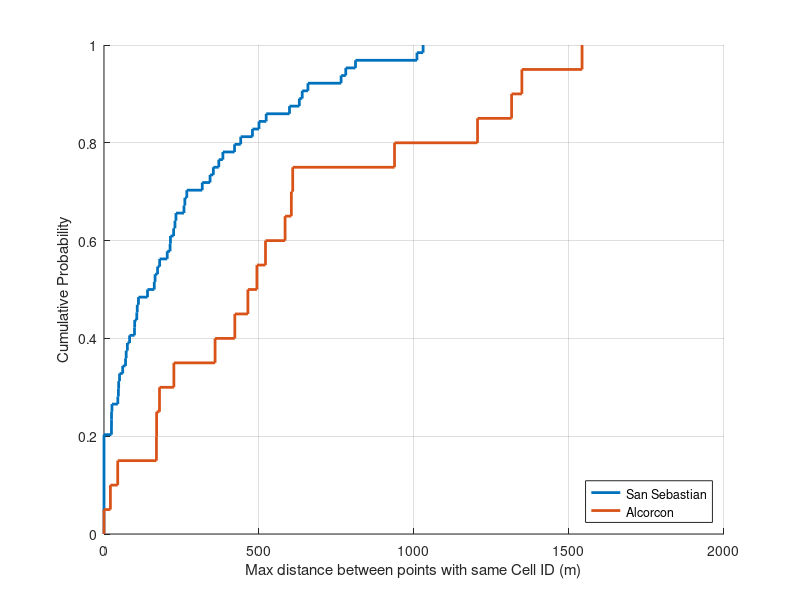

MATLAB code to generate this figure: (Note: this script raises an error after producing the figure.)
clear; close all;

%% ECDF
load('results_lte_analysis');
[F1,X1] = ecdf(sorted_cell1);
[F2,X2] = ecdf(sorted_cell2);

figure(); grid on; hold on; stairs(X1,F1,'LineWidth',2); stairs(X2,F2,'LineWidth',2);
xlabel('Max distance between points with same Cell ID (m)'); ylabel('Cumulative Probability'); legend('San Sebastian', 'Alcorcon','Location','SouthEast');

%% Plot GSM different values
% load('jitter');
add_jitter = 0;
jitter = 0;

load('results/939806_2000000_original_dphase');
gsm_orig = abs(doa_meters_2) + 150 + add_jitter * jitter;
gsm_mean = abs(doa_meters) + 150 + add_jitter * jitter;
load('results/939806_2000000_fo_correction_no_interp_dphase');
gsm_noin = abs(doa_meters_2) + 150 + add_jitter * jitter;
load('results/939806_2000000_fo_correction_10_interp_dphase');
gsm_10in = abs(doa_meters_2) + 15 + add_jitter * jitter;

figure(); grid on; hold on;
boxplot([gsm_orig, gsm_mean, gsm_noin, gsm_10in], 'labels', {'Original', 'RS Mean', 'FOC', 'FOC + Upsampling x10'});
ylabel('TDOA (m)');

%% Plot DVB-T different values
load('results/562806_2000000_original_dphase');
dvb_orig = abs(doa_meters_2) + 150 + add_jitter * jitter;
dvb_mean = abs(doa_meters) + 150 + add_jitter * jitter;
load('results/562806_2000000_fo_correction_no_interp_dphase');
dvb_noin = abs(doa_meters_2) + 150 + add_jitter * jitter;
load('results/562806_2000000_fo_correction_10_interp_dphase');
dvb_10in = abs(doa_meters_2) + 15 + add_jitter * jitter;

figure(); grid on; hold on;
boxplot([dvb_orig, dvb_mean, dvb_noin, dvb_10in], 'labels', {'Original', 'RS Mean', 'FOC', 'FOC + Upsampling x10'});
ylabel('TDOA (m)');

%% Get LTE data
load('results/806806_2000000_fo_correction_10_interp_dphase');
lte_10in = abs(doa_meters_2) + 15 + add_jitter * jitter;
load('results/99806_2000000_fo_correction_10_interp_dphase');
fm_10in = abs(doa_meters_2) + 15 + add_jitter * jitter;

figure(); grid on; hold on;
boxplot([lte_10in, gsm_10in, dvb_10in, fm_10in],'labels',{'LTE','GSM','DVB-T','FM'});
ylabel('TDOA (m)');

%% Compare different corr methods
load('results/562806_2000000_fo_correction_10_interp_abs');
dvb_abs = abs(doa_meters_2) + 15 + add_jitter * jitter;
load('results/562806_2000000_fo_correction_10_interp_iq');
dvb_iq = abs(doa_meters_2) + 15 + add_jitter * jitter;
dvb_iq(dvb_iq > 400) = 400;

figure(); grid on; hold on;
boxplot([dvb_10in, dvb_abs, dvb_iq],'labels',{'dphase','abs','iq'});
ylabel('TDOA (m)'); ylim([0,150]);